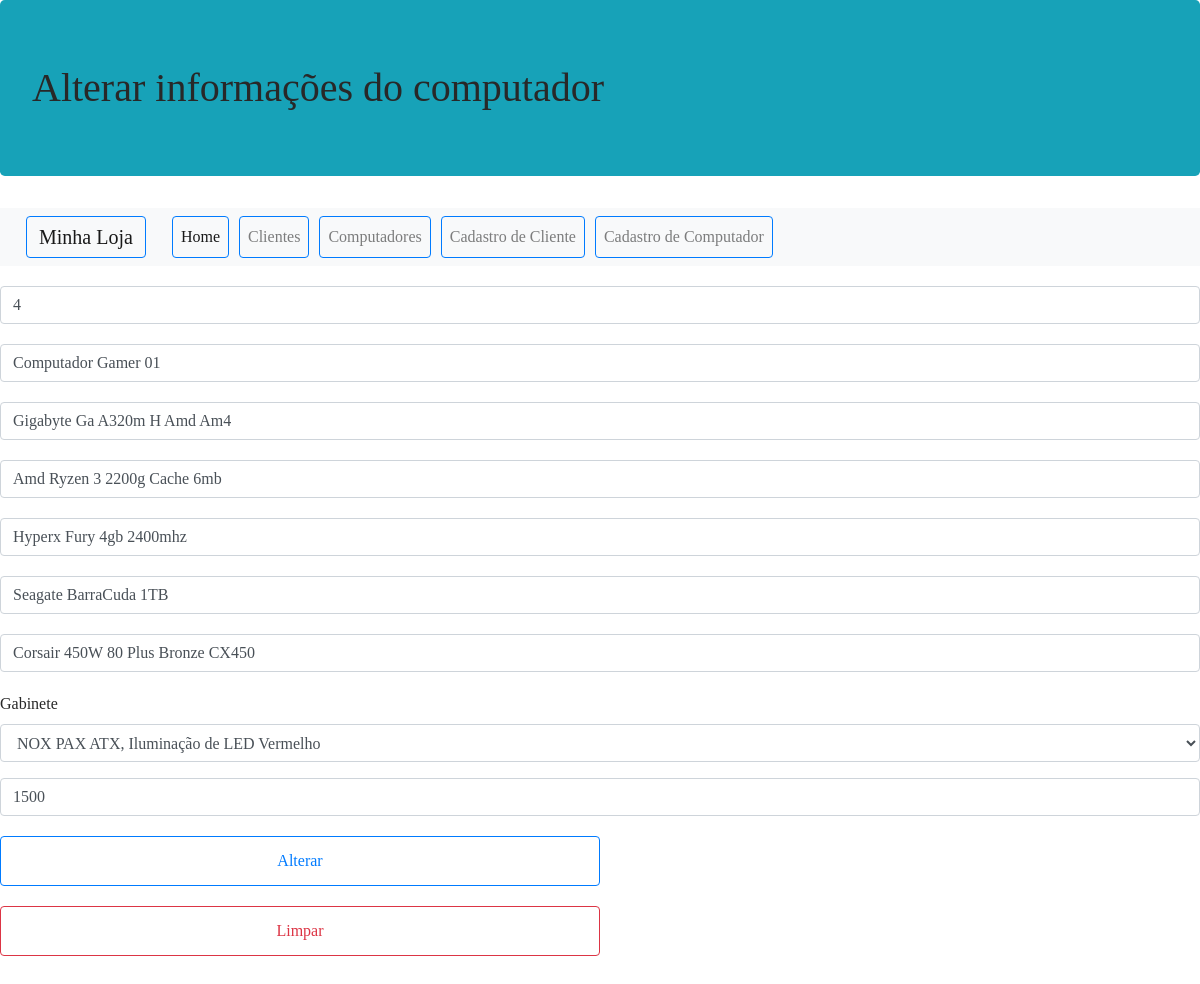
/alterarComputador.php?id=4, run on the app's committed database.
### tables this page shows
CREATE TABLE `computador` (
  `id` bigint(20) NOT NULL,
  `nome` varchar(60) DEFAULT NULL,
  `placaMae` varchar(60) NOT NULL,
  `processador` varchar(50) NOT NULL,
  `memoria` varchar(50) NOT NULL,
  `hd` varchar(50) NOT NULL,
  `fonte` varchar(50) NOT NULL,
  `gabinete` varchar(100) NOT NULL,
  `valor` decimal(10,0) DEFAULT NULL
);

### dao/conexaoBanco.class.php (called while the page is built, shortened)
<?php
    class ConexaoBanco extends PDO
    {
        private static $_instance = null;
        public static function getInstance()
        {
            try {
                if (!isset(self::$_instance)) {
                    self::$_instance = new ConexaoBanco ("mysql:dbname=projetoander;host=localhost", "root", "");
                }
                return self::$_instance;
            } catch(PDOException $_error) {
                echo "Erro ao conectar! " . $_error;
            }
        }
    }

### dao/computadordao.class.php (called while the page is built, shortened)
<?php
  include "conexaoBanco.class.php";
  class ComputadorDAO
  {
    private $conexao = null;
    public function __construct()
    {
      $this->conexao = ConexaoBanco::getInstance();
    }
    public function filtrar($pesquisa, $filtro)
    {
      try {
        $query="";
        switch($filtro) {
          case "codigo":
            $query = "where id=$pesquisa";
            break;
        }
        $statement = $this->conexao->query("select * from computador {$query}");
        $array = $statement->fetchAll(PDO::FETCH_CLASS, 'Computador');
        return $array;
      } catch(PDOException $error) {
        echo "Erro ao filtrar computador! ".$error;
      }
    }
  }

### modelo/computador.class.php (called while the page is built, shortened)
<?php
    class Computador
    {
        public function __GET($atributo)
        {
            return $this->$atributo;
        }
    }

### alterarComputador.php (the view, shortened to what this page needs)
<!DOCTYPE html>
<html lang="pt-br" dir="ltr">
  <head>
    <link rel="stylesheet" href="https://stackpath.bootstrapcdn.com/bootstrap/4.3.1/css/bootstrap.min.css">
    <link rel="stylesheet" type="text/css" href="css/style.css">
  </head>
  <body>
    <div class="box">
        <h1 class="jumbotron bg-info">Alterar informações do computador</h1>
        <nav class="navbar navbar-expand-lg navbar-light bg-light">
            <a href="index.php" class="navbar-brand btn btn-outline-primary btn-menu">Minha Loja</a>
            <div class="collapse navbar-collapse" id="navbarNav">
                <ul class="navbar-nav">
                    <li class="nav-item active">
                        <a href="index.php" class="nav-link btn btn-outline-primary btn-menu">Home</a>
                    </li>
                    <li class="nav-item">
                        <a href="clientes.php" class="nav-link btn btn-outline-primary btn-menu">Clientes</a>
                    </li>
                    <li class="nav-item">
                        <a href="computadores.php" class="nav-link btn btn-outline-primary btn-menu">Computadores</a>
                    </li>
                    <li class="nav-item">
                        <a href="cadastroCliente.php" class="nav-link btn btn-outline-primary btn-menu">Cadastro de Cliente</a>
                    </li>
                    <li class="nav-item">
                        <a href="cadastroComputador.php" class="nav-link btn btn-outline-primary btn-menu">Cadastro de Computador</a>
                    </li>
                </ul>
            </div>
        </nav>
        <?php
            if(isset($_GET['id'])) {
                include 'dao/computadordao.class.php';
                include 'modelo/computador.class.php';
                $computadorDAO = new ComputadorDAO();
                $array = $computadorDAO->filtrar($_GET['id'], "codigo");
                $computador = $array[0];
            }
        ?>
        <form name="cad" method="post" action="alterarComputador.php" id="app">
            <div class="form-group">
                <input type="text" name="codigo" placeholder="Código do computador" class="form-control" value="<?php if(isset($computador)) echo $computador->id; ?>" required>
            </div>
            <div class="form-group">
                <input type="text" name="nome" placeholder="Digite o nome do kit" value="<?php if(isset($computador)) echo $computador->nome; ?>" autofocus class="form-control" pattern="^[a-zA-Z0-9àÀèÈìÌòÒùÙáÁéÉíÍóÓúÚýÝâÂêÊîÎôÔûÛãÃñÑõÕäÄëËïÏçöÖüÜÿŸ,.\-_ ]{2,70}$" title="Digite o nome, até 70 dígitos!" required>
            </div>
            <div class="form-group">
                <input type="text" name="placaMae" placeholder="Placa Mãe" value="<?php if(isset($computador)) echo $computador->placaMae; ?>" class="form-control" pattern="^[a-zA-Z0-9àÀèÈìÌòÒùÙáÁéÉíÍóÓúÚýÝâÂêÊîÎôÔûÛãÃñÑõÕäÄëËïÏçöÖüÜÿŸ,.\-_ ]{2,70}$" title="Digite a placa mãe, até 70 dígitos!" required>
            </div>
            <div class="form-group">
                <input type="text" name="processador" placeholder="processador" value="<?php if(isset($computador)) echo $computador->processador; ?>" class="form-control" pattern="^[a-zA-Z0-9àÀèÈìÌòÒùÙáÁéÉíÍóÓúÚýÝâÂêÊîÎôÔûÛãÃñÑõÕäÄëËïÏçöÖüÜÿŸ,.\-_ ]{2,70}$" title="Digite o processador, até 70 dígitos!" required>
            </div>
            <div class="form-group">
                <input type="text" name="memoria" placeholder="Memória" value="<?php if(isset($computador)) echo $computador->memoria; ?>" class="form-control" pattern="^[a-zA-Z0-9àÀèÈìÌòÒùÙáÁéÉíÍóÓúÚýÝâÂêÊîÎôÔûÛãÃñÑõÕäÄëËïÏçöÖüÜÿŸ,.\-_ ]{2,70}$" title="Digite a memoria, até 70 dígitos!" required>
            </div>
            <div class="form-group">
                <input type="text" name="hd" placeholder="HD" value="<?php if(isset($computador)) echo $computador->hd; ?>" class="form-control" pattern="^[a-zA-Z0-9àÀèÈìÌòÒùÙáÁéÉíÍóÓúÚýÝâÂêÊîÎôÔûÛãÃñÑõÕäÄëËïÏçöÖüÜÿŸ,.\-_ ]{2,70}$" title="Digite o hd, até 70 dígitos!" required>
            </div>
            <div class="form-group">
                <input type="text" name="fonte" placeholder="Fonte" value="<?php if(isset($computador)) echo $computador->fonte; ?>" class="form-control" pattern="^[a-zA-Z0-9àÀèÈìÌòÒùÙáÁéÉíÍóÓúÚýÝâÂêÊîÎôÔûÛãÃñÑõÕäÄëËïÏçöÖüÜÿŸ,.\-_ ]{2,70}$" title="Digite a fonte, até 70 dígitos!" required>
            </div>
            <div class="form-group">
            <label>Gabinete</label>
                <select name="gabinete" class="form-control">
                    <option value="NOX PAX ATX, Iluminação de LED Vermelho" <?php if(isset($computador))  if($computador->gabinete=='NOX PAX ATX, Iluminação de LED Vermelho') echo 'selected=selected'; ?> required>NOX PAX ATX, Iluminação de LED Vermelho</option>
                </select>
            </div>
            <div class="form-group">
                <input type="text" name="valor" placeholder="Valor do kit" value="<?php if(isset($computador)) echo $computador->valor; ?>" class="form-control" pattern="^\d*[0-9](\.\d*[0-9])?$" title="Digite o valor do kit." required>
            </div>
            <div class="form-group">
                <input type="submit" name="alterar" value="Alterar" class="btn btn-outline-primary btncad">
                <input type="reset" value="Limpar" class="btn btn-outline-danger btncad">
            </div>
        </form>
    </div>
</body>
</html>

### css/style.css (style rules this page uses)
body { font-family: tahoma; color:#282828; margin: 0px; }
input { width: 100%; height: 25px; margin-bottom: 20px; }
.btn-menu { margin-left: 10px; }
#app { margin-top: 20px; }
.btncad { width: 50%; height: 50px; margin-bottom: 20px; }

### data on the page
computador: codigo "4", nome "Computador Gamer 01", placaMae "Gigabyte Ga A320m H Amd Am4", processador "Amd Ryzen 3 2200g Cache 6mb", memoria "Hyperx Fury 4gb 2400mhz", hd "Seagate BarraCuda 1TB", fonte "Corsair 450W 80 Plus Bronze CX450", valor "1500"
